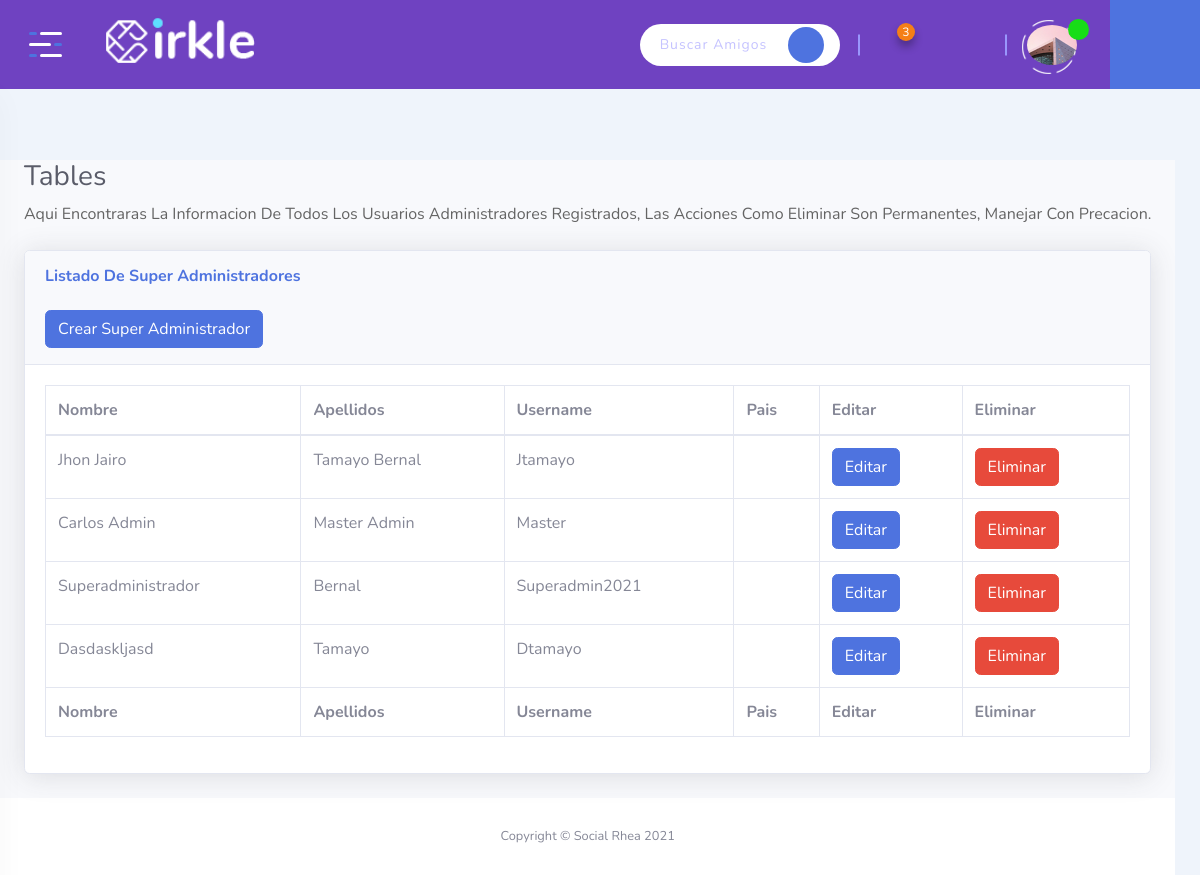
The page /admin/superadmins (signed in) on the database its author committed.
### tables this page shows
CREATE TABLE Usuario (ID_Usuario INTEGER PRIMARY KEY AUTOINCREMENT NOT NULL, Usuario VARCHAR NOT NULL UNIQUE, Contrasena VARCHAR NOT NULL, Rol INT CHECK (Rol = 0 or Rol = 1 or Rol = 2) NOT NULL, Estado INT CHECK (Estado = 0 or Estado = 1) NOT NULL, Nombres VARCHAR NOT NULL, Apellidos VARCHAR NOT NULL, Genero INT CHECK (Genero = 0 or Genero = 1 or Genero = 2) NOT NULL, Email VARCHAR NOT NULL UNIQUE, Ubicacion VARCHAR NOT NULL, Foto VARCHAR, Telefono INT NOT NULL, Fecha_Nacimiento DATE NOT NULL, Estado_Civil INT NOT NULL CHECK (Estado_Civil = 1 or Estado_Civil = 2 or Estado_Civil = 3 or Estado_Civil = 4 or Estado_Civil = 5), Fecha DATE NOT NULL DEFAULT (CURRENT_TIMESTAMP), Privacidad INT NOT NULL CHECK (Privacidad = 1 or Privacidad = 2));

### app.py (the view)
@app.route('/admin/superadmins', methods=['GET', 'POST'])
def admin_superadmins():
  if session['usuario']:
    dbUsuario = db.getUser(session['usuario'])
    admins = db.getAllSuperAdmins()
    return render_template('dashboard-superadmin.html', usuario=dbUsuario, usuarios=admins, rol = dbUsuario["Rol"])

### app.py (called while the page is built)
@app.before_request
def antes_de_cada_peticion():
    ruta = request.path
    if not 'usuario' in session and ruta != "/" and ruta != "/admin-login" and ruta != "/logout" and ruta != "/registro" and not ruta.startswith("/static"):
        flash("Inicia sesión para continuar")
        return redirect("/")

### db.py (called while the page is built)
def conectar():
    dbname= 'socialrhea.db'
    conn= sqlite3.connect(dbname)
    return conn

def getUser(user):
    conn= conectar()
    try:
      conn.row_factory = sqlite3.Row
      sql = 'SELECT * FROM Usuario WHERE Usuario = ?'
      cursor = conn.execute(sql, (user,))
      resultados = (cursor.fetchone())
      cursor.close()
      conn.close()
      if not resultados:
        return False
      else:
        return resultados
    except Error as e:
      print(f"error in getUser() : {str(e)}"  )

def getAllSuperAdmins():
    conn= conectar()
    conn.row_factory = sqlite3.Row
    try:
      sql = 'SELECT * FROM Usuario WHERE Rol = ?'
      cursor= conn.execute(sql,(0,))
      resultado = (cursor.fetchall())
      if resultado:
        results = [ dict(row) for row in resultado ]
      return results
    except Error as e:
      print(f"error in getPostsFeed() : {str(e)}"  )

### templates/dashboard-superadmin.html (shortened to what this page needs)
{% extends 'dashboard-base.html' %}
{% block contenido %}
<div class="page-content">
  <div id="content-wrapper" class="d-flex flex-column">
      <div class="container-fluid">
        <h1 class="h3 mb-2 text-gray-800">Tables</h1>
        <p class="mb-4">Aqui encontraras la informacion de todos los usuarios administradores registrados, las Acciones como Eliminar son permanentes, manejar con precacion.</p>
        <div class="card shadow mb-4">
            <div class="card-header py-3">
                <h6 class="m-0 font-weight-bold text-primary">Listado de Super Administradores</h6>
                <br>
                <a href="/admin/createsuperadmin" class="btn btn-primary">Crear Super Administrador</a>
            </div>
            <div class="card-body">
                <div class="table-responsive">
                    <table class="table table-bordered" id="dataTable" width="100%" cellspacing="0">
                        <thead>
                            <tr>
                              <th>Nombre</th>
                              <th>Apellidos</th>
                              <th>Username</th>
                              <th>Pais</th>
                              <th>Editar</th>
                              <th>Eliminar</th>
                            </tr>
                        </thead>
                        <tfoot>
                            <tr>
                                <th>Nombre</th>
                                <th>Apellidos</th>
                                <th>Username</th>
                                <th>Pais</th>
                                <th>Editar</th>
                                <th>Eliminar</th>
                            </tr>
                        </tfoot>
                        <tbody>
                        {% for usr in usuarios %}
                            <tr>
                                <td>{{ usr.Nombres }}</td>
                                <td>{{ usr.Apellidos }}</td>
                                <td>{{ usr.Usuario }}</td>
                                <td>{{ usr.Pais }}</td>
                                <td>
                                  <a href="/editarusuario/{{ usr.Usuario }}" class="btn btn-primary">Editar</a>
                                </td>
                                <td>
                                  <a href="/deletesuperadmin/{{ usr.Usuario }}" class="btn btn-danger js-delete">Eliminar</a>
                                </td>
                              </tr>
                        {% endfor %}
                        </tbody>
                    </table>
                </div>
            </div>
        </div>
    </div>
      <footer class="sticky-footer bg-white">
          <div class="container my-auto">
              <div class="copyright text-center my-auto">
                  <span>Copyright &copy; Social Rhea 2021</span>
              </div>
          </div>
      </footer>
  </div>
</div>
{% endblock %}

### templates/dashboard-base.html (shortened to what this page needs)
<!DOCTYPE html>
<html class="no-js" lang="">
<head>
    <link rel="stylesheet" href="{{ url_for('static', filename='css/bootstrap.min.css' ) }}">
    <link rel="stylesheet" href="{{ url_for('static', filename='css/app.css' ) }}">
    <link rel="stylesheet" href="{{ url_for('static', filename='assets/icofont/icofont.min.css' ) }}">
    <link rel="stylesheet" href="{{ url_for('static', filename='css/sb-admin-2.min.css' ) }}">
</head>
<body class="bg-link-water">
    <div id="wrapper" class="wrapper">
        <header class="fixed-header">
            <div class="header-menu">
                <div class="navbar">
                    <div class="nav-item d-none d-sm-block">
                        <div class="header-logo">
                            <a href="/"><img src="{{ url_for('static', filename='assets/img/logo.png')}}" width="190" alt="Social Rhea"></a>
                        </div>
                    </div>
                    <div class="nav-item header-control">
                        <div class="inline-item d-none d-md-block">
                          <form action="" method="POST" class="js-search">
                            <div class="input-group">
                              <input type="text" class="form-control" name="busqueda" placeholder="Buscar Amigos.......">
                              <div class="input-group-append">
                                <input type="submit" class="submit-btn" value="" type="button"><i class="icofont-search"></i></input>
                              </div>
                            </div>
                          </form>
                        </div>
                        <div class="inline-item d-flex align-items-center">
                          <div class="dropdown dropdown-notification">
                            <button class="dropdown-toggle" type="button" data-toggle="dropdown" aria-expanded="false">
                                <i class="icofont-notification"></i><span class="notify-count">3</span>
                            </button>
                        </div>
                        <div class="dropdown dropdown-message">
                          <button class="dropdown-toggle" type="button" data-toggle="dropdown" aria-expanded="false">
                              <i class="icofont-speech-comments"></i>
                          </button>
                      </div>
                            <div class="dropdown dropdown-friend">
                                <button class="dropdown-toggle" type="button" data-toggle="dropdown" aria-expanded="false">
                                    <i class="icofont-users-alt-4"></i>
                                </button>
                            </div>
                        </div>
                        <div class="inline-item">
                            <div class="dropdown dropdown-admin">
                                <a href="/profile/{{ usuario.Usuario }}" class="dropdown-toggle"></button>
                                    <span class="media">
                                        <span class="item-img">
                                            <img src="/static/uploads/imgusuarios/{{ usuario.Foto }}" width="50" height="50" alt="{{ usuario.Nombre }}">
                                            <span class="acc-verified"><i class="icofont-check"></i></span>
                                        </span>
                                    </span>
                                  </a>
                            </div>
                        </div>
                    </div>
                </div>
            </div>
        </header>
        <div class="fixed-sidebar">
            <div class="fixed-sidebar-left small-sidebar">
                <div class="sidebar-toggle">
                    <button class="toggle-btn toggler-open">
                        <span></span>
                        <span></span>
                        <span></span>
                    </button>
                </div>
            </div>
        </div>
        <div class="fixed-sidebar right">
            <div class="fixed-sidebar-right small-sidebar">
                <div class="sidebar-toggle" id="chat-head-toggle">
                    <button class="chat-icon">
                        <i class="icofont-speech-comments"></i>
                    </button>
                </div>
            </div>
        </div>
        {% block contenido %}
        {% endblock %}
  </div>
</body>
</html>

### rows shown on the page
Usuario: Foto (picture)
Usuario: Nombres "Jhon Jairo", Apellidos "Tamayo Bernal", Usuario "Jtamayo"
Usuario: Nombres "Carlos Admin", Apellidos "Master Admin", Usuario "Master"
Usuario: Nombres "Superadministrador", Apellidos "Bernal", Usuario "Superadmin2021"
Usuario: Nombres "Dasdaskljasd", Apellidos "Tamayo", Usuario "Dtamayo"
